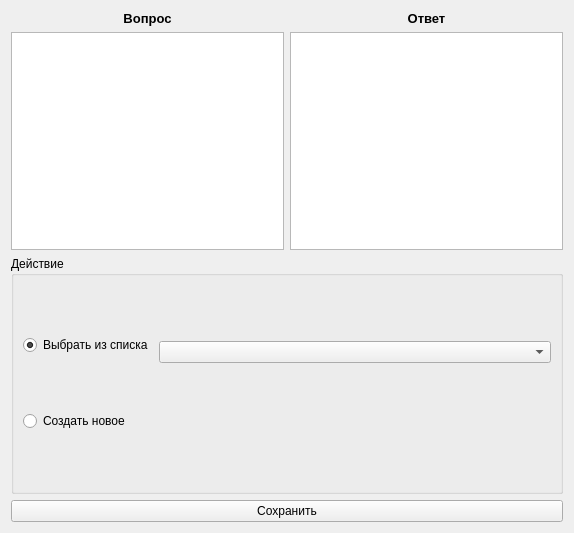
<?xml version="1.0" encoding="UTF-8"?>
<ui version="4.0">
 <class>Form</class>
 <widget class="QWidget" name="Form">
  <property name="geometry">
   <rect>
    <x>0</x>
    <y>0</y>
    <width>574</width>
    <height>533</height>
   </rect>
  </property>
  <property name="windowTitle">
   <string>EditDialogForm</string>
  </property>
  <layout class="QVBoxLayout" name="verticalLayout_6">
   <item>
    <layout class="QHBoxLayout" name="horizontalLayout_2">
     <item>
      <layout class="QVBoxLayout" name="verticalLayout">
       <item>
        <widget class="QLabel" name="label">
         <property name="font">
          <font>
           <pointsize>10</pointsize>
           <weight>75</weight>
           <bold>true</bold>
          </font>
         </property>
         <property name="text">
          <string>Вопрос</string>
         </property>
         <property name="alignment">
          <set>Qt::AlignCenter</set>
         </property>
        </widget>
       </item>
       <item>
        <widget class="QTextEdit" name="teQ"/>
       </item>
      </layout>
     </item>
     <item>
      <layout class="QVBoxLayout" name="verticalLayout_2">
       <item>
        <widget class="QLabel" name="label_2">
         <property name="font">
          <font>
           <pointsize>10</pointsize>
           <weight>75</weight>
           <bold>true</bold>
          </font>
         </property>
         <property name="text">
          <string>Ответ</string>
         </property>
         <property name="alignment">
          <set>Qt::AlignCenter</set>
         </property>
        </widget>
       </item>
       <item>
        <widget class="QTextEdit" name="teA"/>
       </item>
      </layout>
     </item>
    </layout>
   </item>
   <item>
    <widget class="QGroupBox" name="groupBox">
     <property name="title">
      <string>Действие</string>
     </property>
     <layout class="QHBoxLayout" name="horizontalLayout">
      <item>
       <layout class="QVBoxLayout" name="verticalLayout_3">
        <item>
         <widget class="QRadioButton" name="rbFromList">
          <property name="text">
           <string>Выбрать из списка</string>
          </property>
          <property name="checked">
           <bool>true</bool>
          </property>
         </widget>
        </item>
        <item>
         <widget class="QRadioButton" name="rbCreateNew">
          <property name="text">
           <string>Создать новое</string>
          </property>
          <property name="checked">
           <bool>false</bool>
          </property>
         </widget>
        </item>
       </layout>
      </item>
      <item>
       <layout class="QVBoxLayout" name="verticalLayout_5">
        <item>
         <widget class="QComboBox" name="comboBox"/>
        </item>
        <item>
         <widget class="QGroupBox" name="gbAction">
          <property name="maximumSize">
           <size>
            <width>16777215</width>
            <height>0</height>
           </size>
          </property>
          <property name="title">
           <string>Создание нового действия</string>
          </property>
          <layout class="QVBoxLayout" name="verticalLayout_4">
           <item>
            <layout class="QHBoxLayout" name="horizontalLayout_3">
             <item>
              <widget class="QLabel" name="label_3">
               <property name="text">
                <string>Название</string>
               </property>
              </widget>
             </item>
             <item>
              <widget class="QLineEdit" name="leAction"/>
             </item>
            </layout>
           </item>
           <item>
            <layout class="QHBoxLayout" name="horizontalLayout_4">
             <item>
              <widget class="QLabel" name="label_4">
               <property name="text">
                <string>Команды</string>
               </property>
              </widget>
             </item>
             <item>
              <widget class="QTextEdit" name="teComand"/>
             </item>
            </layout>
           </item>
           <item>
            <layout class="QHBoxLayout" name="horizontalLayout_5">
             <item>
              <widget class="QLabel" name="label_5">
               <property name="text">
                <string>Доп.Инфо.</string>
               </property>
              </widget>
             </item>
             <item>
              <widget class="QTextEdit" name="teNote"/>
             </item>
            </layout>
           </item>
          </layout>
         </widget>
        </item>
       </layout>
      </item>
     </layout>
    </widget>
   </item>
   <item>
    <layout class="QHBoxLayout" name="horizontalLayout_6">
     <item>
      <widget class="QPushButton" name="pbSave">
       <property name="text">
        <string>Сохранить</string>
       </property>
      </widget>
     </item>
    </layout>
   </item>
  </layout>
 </widget>
 <resources/>
 <connections/>
</ui>
